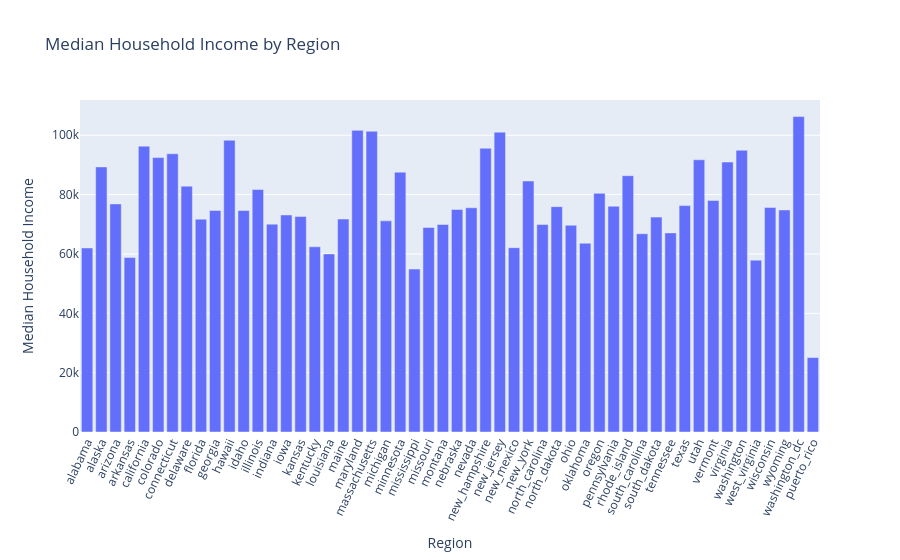

Source (notebook cell):
### Markdown cell above
The plot highlights states like California, Florida, New York, and Texas are among the high-density regions. If these regions do not also have correspondingly high median household incomes, they tend to exhibit high home affordability ratio (indicating that housing is less affordable).

### Code cell
fig = px.bar(
    df,
    x='key_row',
    y='median_household_income',
    title='Median Household Income by Region',
    labels={'key_row': 'Region', 'median_household_income': 'Median Household Income'},
)
fig.update_layout(xaxis_tickangle=-65)
fig.show()

### Figure 1 — Plotly figure (JSON) as saved in the notebook; plotly's stock layout.template omitted (floating-point values rounded to 4 significant figures)
{"data": [{"hovertemplate": "Region=%{x}<br>Median Household Income=%{y}<extra></extra>", "legendgroup": "", "marker": {"color": "#636efa", "pattern": {"shape": ""}}, "name": "", "orientation": "v", "showlegend": false, "textposition": "auto", "type": "bar", "x": ["alabama", "alaska", "arizona", "arkansas", "california", "colorado", "connecticut", "delaware", "florida", "georgia", "hawaii", "idaho", "illinois", "indiana", "iowa", "kansas", "kentucky", "louisiana", "maine", "maryland", "massachusetts", "michigan", "minnesota", "mississippi", "missouri", "montana", "nebraska", "nevada", "new_hampshire", "new_jersey", "new_mexico", "new_york", "north_carolina", "north_dakota", "ohio", "oklahoma", "oregon", "pennsylvania", "rhode_island", "south_carolina", "south_dakota", "tennessee", "texas", "utah", "vermont", "virginia", "washington", "west_virginia", "wisconsin", "wyoming", "washington_dc", "puerto_rico"], "xaxis": "x", "y": [62027, 89336, 76872, 58773, 96334, 92470, 93760, 82855, 71711, 74664, 98317, 74636, 81702, 70051, 73147, 72639, 62417, 60023, 71773, 101652, 101341, 71149, 87556, 54915, 68920, 69922, 74985, 75561, 95628, 101050, 62125, 84578, 69904, 75949, 69680, 63603, 80426, 76081, 86372, 66818, 72421, 67097, 76292, 91750, 78024, 90974, 94952, 57917, 75670, 74815, 106287, 25096], "yaxis": "y"}], "layout": {"barmode": "relative", "legend": {"tracegroupgap": 0}, "title": {"text": "Median Household Income by Region"}, "xaxis": {"anchor": "y", "domain": [0, 1], "tickangle": -65, "title": {"text": "Region"}}, "yaxis": {"anchor": "x", "domain": [0, 1], "title": {"text": "Median Household Income"}}}}
